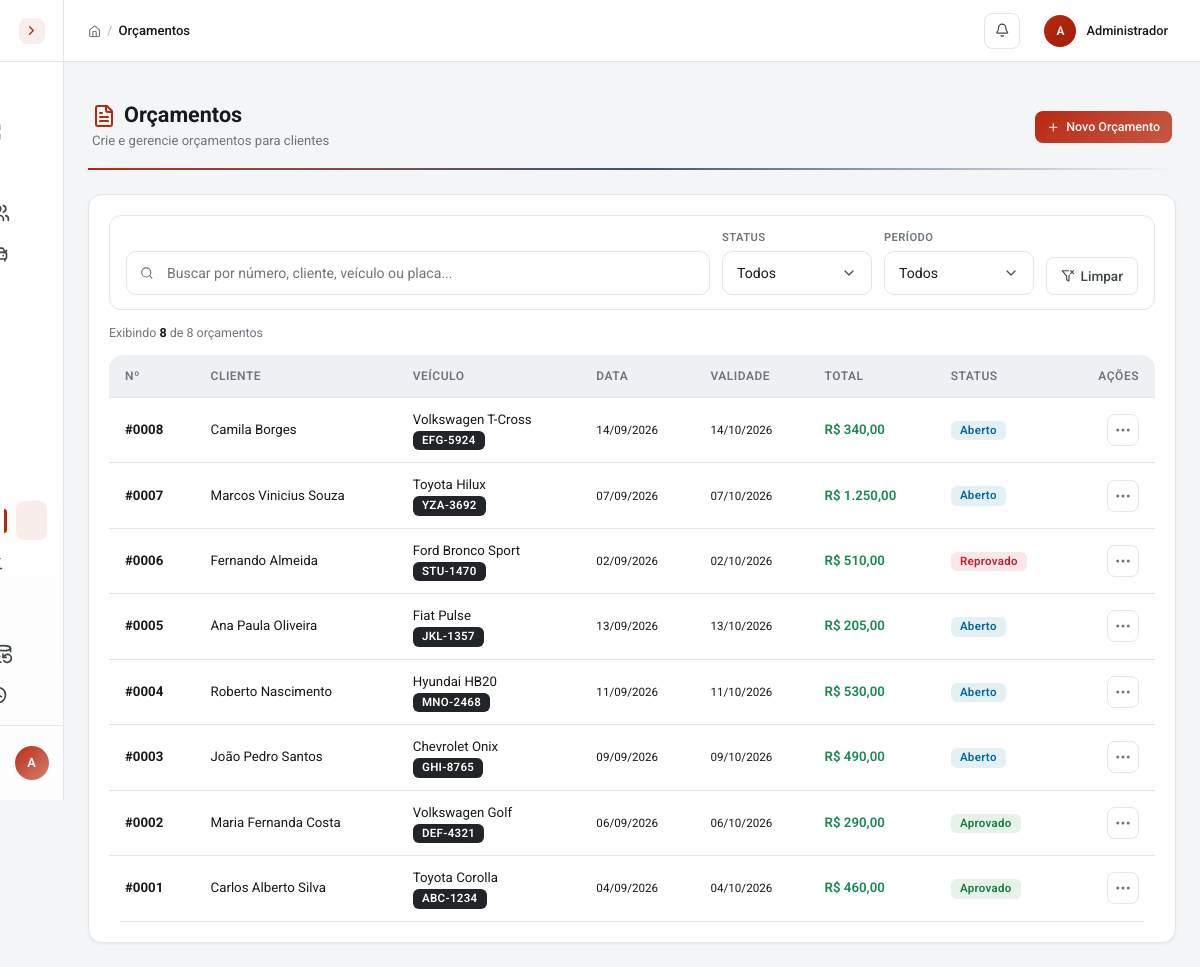
The page /pages/orcamentos/listar.php (signed in) on the database its author committed.
### tables this page shows
CREATE TABLE orcamentos (
  id INT AUTO_INCREMENT PRIMARY KEY,
  numero INT NOT NULL UNIQUE,
  cliente_id INT NOT NULL,
  veiculo_id INT NULL,
  os_id INT NULL,
  data_orcamento DATE NOT NULL,
  data_validade DATE,
  status ENUM('aberto','aprovado','reprovado','cancelado') DEFAULT 'aberto',
  total_pecas DECIMAL(10,2) DEFAULT 0,
  total_mao_obra DECIMAL(10,2) DEFAULT 0,
  total_geral DECIMAL(10,2) DEFAULT 0,
  desconto DECIMAL(10,2) DEFAULT 0,
  observacoes TEXT,
  criado_por INT,
  data_criacao TIMESTAMP DEFAULT CURRENT_TIMESTAMP,
  FOREIGN KEY (cliente_id) REFERENCES clientes(id),
  FOREIGN KEY (veiculo_id) REFERENCES veiculos(id) ON DELETE SET NULL,
  FOREIGN KEY (os_id) REFERENCES ordens_servico(id) ON DELETE SET NULL,
  FOREIGN KEY (criado_por) REFERENCES usuarios(id)
);

CREATE TABLE clientes (
  id INT AUTO_INCREMENT PRIMARY KEY,
  nome VARCHAR(120) NOT NULL,
  cpf VARCHAR(14) UNIQUE,
  telefone VARCHAR(20),
  email VARCHAR(120),
  endereco VARCHAR(255),
  cidade VARCHAR(80),
  observacoes TEXT,
  data_cadastro TIMESTAMP DEFAULT CURRENT_TIMESTAMP,
  data_atualizacao TIMESTAMP DEFAULT CURRENT_TIMESTAMP ON UPDATE CURRENT_TIMESTAMP
);

CREATE TABLE veiculos (
  id INT AUTO_INCREMENT PRIMARY KEY,
  cliente_id INT NOT NULL,
  placa VARCHAR(10) UNIQUE,
  marca VARCHAR(50),
  modelo VARCHAR(60),
  ano YEAR,
  cor VARCHAR(30),
  km_atual INT DEFAULT 0,
  chassi VARCHAR(30),
  FOREIGN KEY (cliente_id) REFERENCES clientes(id) ON DELETE CASCADE
);

### config/conexao.php (called while the page is built, shortened)
<?php
function esc($dado) {
    return htmlspecialchars((string) $dado, ENT_QUOTES, 'UTF-8');
}
function formatar_moeda($valor) {
    return 'R$ ' . number_format($valor, 2, ',', '.');
}
?>

### pages/orcamentos/listar.php (the view, shortened to what this page needs)
<?php
require_once __DIR__ . '/../../config/conexao.php';
$stmt = $conn->query("SELECT o.*, c.nome as cliente_nome, v.marca, v.modelo, v.placa FROM orcamentos o LEFT JOIN clientes c ON c.id = o.cliente_id LEFT JOIN veiculos v ON v.id = o.veiculo_id ORDER BY o.id DESC");
$orcamentos = $stmt->fetchAll();
require_once __DIR__ . '/../../includes/header.php';
$badge_status = [
    'aberto' => 'info',
    'aprovado' => 'success',
    'reprovado' => 'danger',
    'cancelado' => 'secondary'
];
?>
<div class="page-header">
    <div>
        <h1><i data-lucide="file-text" class="text-primary me-2"></i>Orçamentos</h1>
        <span class="page-subtitle">Crie e gerencie orçamentos para clientes</span>
    </div>
    <a href="cadastrar.php" class="btn btn-primary btn-icon">
        <i data-lucide="plus"></i> Novo Orçamento
    </a>
</div>
<div class="card">
    <div class="card-body">
        <div class="filter-bar">
            <div class="filter-search">
                <i data-lucide="search" class="search-icon"></i>
                <input type="text" class="form-control" id="buscarOrcamento" data-filtro-busca="tabelaOrcamentos" placeholder="Buscar por número, cliente, veículo ou placa...">
            </div>
            <div class="filter-group">
                <label for="filtroStatus">Status</label>
                <select class="form-select" id="filtroStatus" data-filtro-tabela="tabelaOrcamentos" data-filtro-coluna="Status">
                    <option value="">Todos</option>
                </select>
            </div>
            <div class="filter-group">
                <label for="filtroPeriodo">Período</label>
                <select class="form-select" id="filtroPeriodo" data-filtro-tabela="tabelaOrcamentos" data-filtro-coluna="Data" data-filtro-data-range="date">
                    <option value="">Todos</option>
                </select>
            </div>
            <button class="btn btn-outline-secondary btn-reset-filters" type="button" onclick="limparFiltros('tabelaOrcamentos')">
                <i data-lucide="filter-x"></i> Limpar
            </button>
        </div>
        <div class="filter-results-info">
            <span>Exibindo <strong data-filtro-total="tabelaOrcamentos"><?php echo count($orcamentos); ?></strong> de <?php echo count($orcamentos); ?> orçamentos</span>
        </div>
        <div class="table-responsive">
            <table class="table table-hover align-middle responsive-card" id="tabelaOrcamentos">
                <thead>
                    <tr>
                        <th>Nº</th>
                        <th>Cliente</th>
                        <th>Veículo</th>
                        <th>Data</th>
                        <th>Validade</th>
                        <th>Total</th>
                        <th>Status</th>
                        <th class="actions-cell">Ações</th>
                    </tr>
                </thead>
                <tbody>
                    <?php if (count($orcamentos) > 0): foreach ($orcamentos as $o):
                        $expirado = !empty($o['data_validade']) && strtotime($o['data_validade']) < strtotime(date('Y-m-d')) && $o['status'] == 'aberto';
                    ?>
                    <tr>
                        <td data-label="Nº"><strong>#<?php echo str_pad($o['numero'], 4, '0', STR_PAD_LEFT); ?></strong></td>
                        <td data-label="Cliente"><?php echo esc($o['cliente_nome']); ?></td>
                        <td data-label="Veículo">
                            <?php if ($o['marca']): ?>
                                <?php echo esc($o['marca']) . ' ' . esc($o['modelo']); ?>
                                <br><small><span class="badge bg-dark"><?php echo esc($o['placa']); ?></span></small>
                            <?php else: ?>-<?php endif; ?>
                        </td>
                        <td data-label="Data" data-filtro-normalizado="<?php echo $o['data_orcamento']; ?>"><small><?php echo date('d/m/Y', strtotime($o['data_orcamento'])); ?></small></td>
                        <td data-label="Validade">
                            <?php if ($o['data_validade']): ?>
                                <small class="<?php echo $expirado ? 'text-danger fw-bold' : ''; ?>">
                                    <?php echo date('d/m/Y', strtotime($o['data_validade'])); ?>
                                </small>
                            <?php else: ?>-<?php endif; ?>
                        </td>
                        <td data-label="Total" class="fw-600 text-success"><?php echo formatar_moeda($o['total_geral']); ?></td>
                        <td data-label="Status"><span class="badge badge-<?php echo $badge_status[$o['status']] ?? 'secondary'; ?>"><?php echo ucfirst($o['status']); ?></span></td>
                        <td data-label="Ações" class="actions-cell">
                            <div class="dropdown table-dropdown">
                                <button class="table-dropdown-btn" type="button" data-bs-toggle="dropdown" aria-expanded="false" aria-label="Ações do orçamento">
                                    <i data-lucide="more-horizontal"></i>
                                </button>
                            </div>
                        </td>
                    </tr>
                    <?php endforeach; endif; ?>
                </tbody>
            </table>
        </div>
    </div>
</div>
<?php require_once __DIR__ . '/../../includes/footer.php'; ?>

### includes/header.php (style rules this page uses)
body { opacity:0;transition:opacity .25s ease }

### rows shown on the page
orcamentos: numero "0008", cliente.nome "Camila Borges", veiculo.marca "Volkswagen", veiculo.modelo "T-Cross", veiculo.placa "EFG-5924", data_orcamento "14/09/2026", data_validade "14/10/2026", total_geral "R$ 340,00", status "Aberto"
orcamentos: numero "0007", cliente.nome "Marcos Vinicius Souza", veiculo.marca "Toyota", veiculo.modelo "Hilux", veiculo.placa "YZA-3692", data_orcamento "07/09/2026", data_validade "07/10/2026", total_geral "R$ 1.250,00", status "Aberto"
orcamentos: numero "0006", cliente.nome "Fernando Almeida", veiculo.marca "Ford", veiculo.modelo "Bronco Sport", veiculo.placa "STU-1470", data_orcamento "02/09/2026", data_validade "02/10/2026", total_geral "R$ 510,00", status "Reprovado"
orcamentos: numero "0005", cliente.nome "Ana Paula Oliveira", veiculo.marca "Fiat", veiculo.modelo "Pulse", veiculo.placa "JKL-1357", data_orcamento "13/09/2026", data_validade "13/10/2026", total_geral "R$ 205,00", status "Aberto"
orcamentos: numero "0004", cliente.nome "Roberto Nascimento", veiculo.marca "Hyundai", veiculo.modelo "HB20", veiculo.placa "MNO-2468", data_orcamento "11/09/2026", data_validade "11/10/2026", total_geral "R$ 530,00", status "Aberto"
orcamentos: numero "0003", cliente.nome "João Pedro Santos", veiculo.marca "Chevrolet", veiculo.modelo "Onix", veiculo.placa "GHI-8765", data_orcamento "09/09/2026", data_validade "09/10/2026", total_geral "R$ 490,00", status "Aberto"
orcamentos: numero "0002", cliente.nome "Maria Fernanda Costa", veiculo.marca "Volkswagen", veiculo.modelo "Golf", veiculo.placa "DEF-4321", data_orcamento "06/09/2026", data_validade "06/10/2026", total_geral "R$ 290,00", status "Aprovado"
orcamentos: numero "0001", cliente.nome "Carlos Alberto Silva", veiculo.marca "Toyota", veiculo.modelo "Corolla", veiculo.placa "ABC-1234", data_orcamento "04/09/2026", data_validade "04/10/2026", total_geral "R$ 460,00", status "Aprovado"

### other values the page prints
substr($_SESSION['usuario_nome'] ?? 'U', 0, 1) "A"
$titulo_pagina "Orçamentos"
$_SESSION['usuario_nome'] "Administrador"
count($orcamentos) "8"
